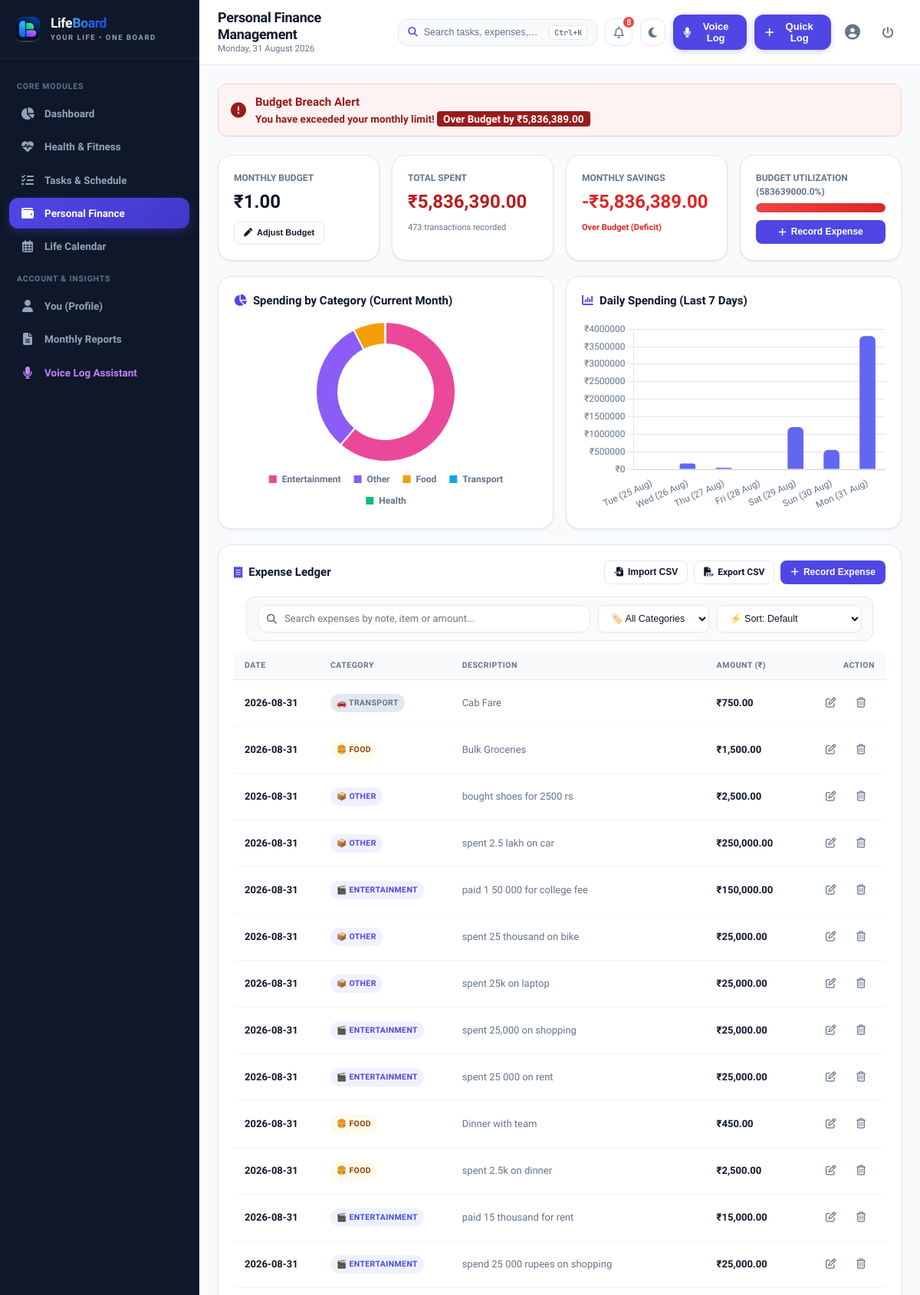
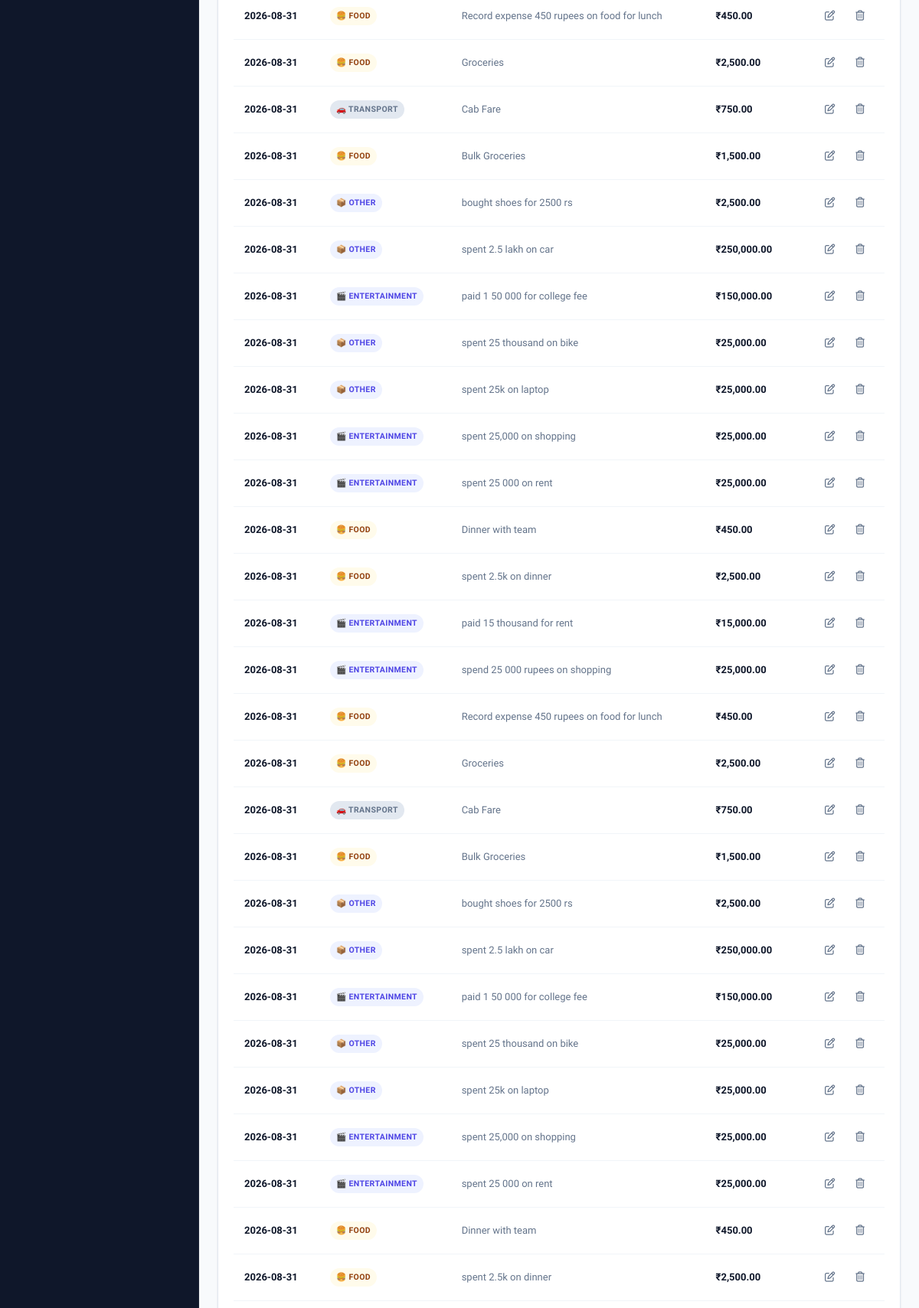
Page /finance (signed in, upper part) on the committed database (2 pictures, top to bottom).
### tables this page shows
CREATE TABLE budget (
        budget_id INTEGER PRIMARY KEY AUTOINCREMENT,
        user_id INTEGER NOT NULL,
        category VARCHAR(50) DEFAULT 'Overall',
        monthly_limit REAL NOT NULL CHECK (monthly_limit >= 0),
        month INTEGER NOT NULL CHECK (month BETWEEN 1 AND 12),
        year INTEGER NOT NULL,
        created_at DATETIME DEFAULT CURRENT_TIMESTAMP,
        UNIQUE(user_id, month, year, category),
        FOREIGN KEY (user_id) REFERENCES users(user_id) ON DELETE CASCADE
    );

CREATE TABLE expense_log (
        expense_id INTEGER PRIMARY KEY AUTOINCREMENT,
        user_id INTEGER NOT NULL,
        amount REAL NOT NULL CHECK (amount > 0),
        category VARCHAR(50) NOT NULL CHECK (category IN ('Food', 'Transport', 'Health', 'Entertainment', 'Other')),
        description TEXT,
        expense_date DATE NOT NULL,
        created_at DATETIME DEFAULT CURRENT_TIMESTAMP,
        FOREIGN KEY (user_id) REFERENCES users(user_id) ON DELETE CASCADE
    );

### app.py (the view)
@app.route('/finance')
@login_required
def finance():
    user_id = session['user_id']
    today = date.today()
    try:
        month = int(request.args.get('month', today.month))
        year = int(request.args.get('year', today.year))
    except ValueError:
        month = today.month
        year = today.year
    fin_summary = models.get_financial_summary(user_id, month, year)
    expenses = models.get_user_expenses(user_id, month, year, limit=100)
    category_chart = models.get_category_spending_chart_data(user_id, month, year)
    daily_chart = models.get_7day_spending_chart_data(user_id)
    return render_template('finance/index.html',
                           summary=fin_summary,
                           expenses=expenses,
                           category_chart=category_chart,
                           daily_chart=daily_chart,
                           categories=models.EXPENSE_CATEGORIES,
                           selected_month=month,
                           selected_year=year,
                           today_str=today.strftime('%Y-%m-%d'))

### templates/finance/index.html (shortened to what this page needs)
{% extends "base.html" %}
{% block page_title %}Personal Finance Management{% endblock %}
{% block content %}
{% if summary.is_over_budget %}
<div class="alert alert-danger" style="margin-bottom: 24px;">
  <div style="display: flex; align-items: center; gap: 12px;">
    <i class="fa-solid fa-circle-exclamation" style="font-size: 20px;"></i>
    <div>
      <div style="font-weight: 700; font-size: 15px;">Budget Breach Alert</div>
      <div>You have exceeded your monthly limit! <strong style="color: #ffffff; background: #991b1b; padding: 2px 8px; border-radius: 4px;">Over Budget by ₹{{ "{:,.2f}".format(summary.over_budget_amount) }}</strong></div>
    </div>
  </div>
</div>
{% endif %}
<div class="grid-4">
  <div class="card">
    <div style="font-size: 12px; font-weight: 700; color: var(--text-muted); text-transform: uppercase; margin-bottom: 4px;">Monthly Budget</div>
    <div style="font-size: 24px; font-weight: 800; color: var(--text-main);">₹{{ "{:,.2f}".format(summary.budget) }}</div>
    <button class="btn btn-secondary btn-sm" style="margin-top: 8px; font-size: 11px;" onclick="openModal('setBudgetModal')">
      <i class="fa-solid fa-pen"></i> Adjust Budget
    </button>
  </div>
  <div class="card">
    <div style="font-size: 12px; font-weight: 700; color: var(--text-muted); text-transform: uppercase; margin-bottom: 4px;">Total Spent</div>
    <div style="font-size: 24px; font-weight: 800; color: #b91c1c;">₹{{ "{:,.2f}".format(summary.spent) }}</div>
    <div style="font-size: 11px; color: var(--text-muted); margin-top: 8px;">{{ summary.expense_count }} transactions recorded</div>
  </div>
  <div class="card">
    <div style="font-size: 12px; font-weight: 700; color: var(--text-muted); text-transform: uppercase; margin-bottom: 4px;">Monthly Savings</div>
    {% if summary.is_over_budget %}
      <div style="font-size: 24px; font-weight: 800; color: #dc2626;">-₹{{ "{:,.2f}".format(summary.over_budget_amount) }}</div>
      <div style="font-size: 11px; color: #dc2626; font-weight: 600; margin-top: 8px;">Over Budget (Deficit)</div>
    {% else %}
      <div style="font-size: 24px; font-weight: 800; color: #15803d;">₹{{ "{:,.2f}".format(summary.savings) }}</div>
      <div style="font-size: 11px; color: #15803d; font-weight: 600; margin-top: 8px;">Savings Buffer Remaining</div>
    {% endif %}
  </div>
  <div class="card" style="display: flex; flex-direction: column; justify-content: center;">
    <div style="font-size: 12px; font-weight: 700; color: var(--text-muted); text-transform: uppercase; margin-bottom: 6px;">Budget Utilization ({{ summary.actual_percent }}%)</div>
    <div class="progress-bar-container" style="height: 12px;">
      <div class="progress-bar-fill {{ summary.progress_class }}" style="width: {{ summary.percent_spent }}%;"></div>
    </div>
    <button class="btn btn-primary btn-sm" style="margin-top: 10px;" onclick="openModal('logExpenseModal')">
      <i class="fa-solid fa-plus"></i> Record Expense
    </button>
  </div>
</div>
<div class="grid-2">
  <div class="card">
    <div class="card-header">
      <h3 class="card-title">
        <i class="fa-solid fa-chart-pie"></i>
        <span>Spending by Category (Current Month)</span>
      </h3>
    </div>
    <div style="height: 250px;">
      <canvas id="financeCategoryChart"></canvas>
    </div>
  </div>
  <div class="card">
    <div class="card-header">
      <h3 class="card-title">
        <i class="fa-solid fa-chart-column"></i>
        <span>Daily Spending (Last 7 Days)</span>
      </h3>
    </div>
    <div style="height: 250px;">
      <canvas id="financeDailyChart"></canvas>
    </div>
  </div>
</div>
<div class="card">
  <div class="card-header">
    <h3 class="card-title">
      <i class="fa-solid fa-receipt"></i>
      <span>Expense Ledger</span>
    </h3>
    <div style="display: flex; gap: 8px; flex-wrap: wrap;">
      <button class="btn btn-secondary btn-sm" onclick="openModal('importExpenseCsvModal')" title="Import Expenses from CSV">
        <i class="fa-solid fa-file-import"></i> Import CSV
      </button>
      <a href="{{ url_for('export_csv', module_name='finance') }}" class="btn btn-secondary btn-sm" title="Export Expenses to CSV">
        <i class="fa-solid fa-file-csv"></i> Export CSV
      </a>
      <button class="btn btn-primary btn-sm" onclick="openModal('logExpenseModal')">
        <i class="fa-solid fa-plus"></i> Record Expense
      </button>
    </div>
  </div>
  {% if expenses %}
  <div class="filter-toolbar" style="margin: 0 16px 14px 16px;">
    <div class="search-box">
      <input type="text" id="expenseSearchInput" class="form-control" placeholder="Search expenses by note, item or amount...">
    </div>
    <select id="expenseCategoryFilter" class="filter-select">
      <option value="all">🏷️ All Categories</option>
    </select>
    <select id="expenseSortSelect" class="sort-select">
      <option value="default">⚡ Sort: Default</option>
    </select>
  </div>
  <div class="table-responsive desktop-only-table">
    <table class="table-custom">
      <thead>
        <tr>
          <th>Date</th>
          <th>Category</th>
          <th>Description</th>
          <th>Amount (₹)</th>
          <th style="text-align: right;">Action</th>
        </tr>
      </thead>
      <tbody id="expenseTableBody">
        {% for exp in expenses %}
        <tr data-category="{{ exp.category }}" data-amount="{{ exp.amount }}" data-date="{{ exp.expense_date }}">
          <td style="font-weight: 600; white-space: nowrap;">{{ exp.expense_date }}</td>
          <td>
            <span class="badge {% if exp.category == 'Food' %}badge-warning{% elif exp.category == 'Transport' %}badge-secondary{% elif exp.category == 'Health' %}badge-success{% else %}badge-primary{% endif %}">
              {% if exp.category == 'Food' %}🍔 Food
              {% elif exp.category == 'Transport' %}🚗 Transport
              {% elif exp.category == 'Health' %}💊 Health
              {% elif exp.category == 'Entertainment' %}🎬 Entertainment
              {% else %}📦 Other
              {% endif %}
            </span>
          </td>
          <td style="color: var(--text-muted);">{{ exp.description or '—' }}</td>
          <td style="font-weight: 800; color: var(--text-main);">₹{{ "{:,.2f}".format(exp.amount) }}</td>
          <td style="text-align: right; white-space: nowrap;">
            <button type="button" class="btn-icon" title="Edit Expense" onclick="openEditExpenseModal({{ exp.expense_id }}, '{{ exp.amount }}', '{{ exp.category }}', '{{ (exp.description or '') | escape }}', '{{ exp.expense_date }}')">
              <i class="fa-regular fa-pen-to-square"></i>
            </button>
            <form action="{{ url_for('delete_expense_route', expense_id=exp.expense_id) }}" method="POST" style="display: inline;" data-confirm="Delete this expense record?">
              <button type="submit" class="btn-icon danger" title="Delete Expense">
                <i class="fa-regular fa-trash-can"></i>
              </button>
            </form>
          </td>
        </tr>
        {% endfor %}
      </tbody>
    </table>
  </div>
  {% else %}
  <div style="text-align: center; padding: 36px; color: var(--text-muted);">
    <i class="fa-solid fa-wallet" style="font-size: 32px; color: var(--primary); margin-bottom: 8px;"></i>
    <p>No expenses logged for this month. Track all your daily expenditures effortlessly!</p>
  </div>
  {% endif %}
</div>
{% endblock %}
{% block scripts %}
<script>
  const pieCategories = {{ category_chart.categories | tojson }};
  const pieAmounts = {{ category_chart.amounts | tojson }};
  initFinancePieChart('financeCategoryChart', pieCategories, pieAmounts);
  const dailyLabels = {{ daily_chart.labels | tojson }};
  const dailyAmounts = {{ daily_chart.amounts | tojson }};
  initDailySpendingChart('financeDailyChart', dailyLabels, dailyAmounts);
  document.addEventListener('DOMContentLoaded', function() {
    applyLiveFilter({
      searchInputId: 'expenseSearchInput',
      filterSelectId: 'expenseCategoryFilter',
      sortSelectId: 'expenseSortSelect',
      tableBodyId: 'expenseTableBody',
      cardListClass: '#expenseCardList'
    });
  });
</script>
{% endblock %}

### templates/base.html (shortened to what this page needs)
<!DOCTYPE html>
<html lang="en">
<head>
  <link rel="stylesheet" href="https://cdnjs.cloudflare.com/ajax/libs/font-awesome/6.5.1/css/all.min.css">
  <link rel="stylesheet" href="{{ url_for('static', filename='css/style.css') }}">
  <link rel="stylesheet" href="{{ url_for('static', filename='css/responsive.css') }}">
</head>
<body>
  <div class="app-container">
    {% if session.get('user_id') %}
    <aside class="sidebar" id="sidebar">
      <div class="sidebar-header">
        <a href="{{ url_for('dashboard') }}" style="display: flex; align-items: center; gap: 12px; text-decoration: none; color: inherit; flex: 1; min-width: 0;" title="LifeBoard Dashboard">
          <img src="{{ url_for('static', filename='img/logo-icon.png') }}" alt="LifeBoard" style="width: 36px; height: 36px; border-radius: 9px; object-fit: contain; flex-shrink: 0;">
          <div style="flex: 1; min-width: 0;">
            <div class="brand-name"><span class="brand-text-life">Life</span><span class="brand-text-board">Board</span></div>
            <div class="brand-sub">YOUR LIFE &bull; ONE BOARD</div>
          </div>
        </a>
      </div>
      <div class="sidebar-nav">
        <div class="nav-section-title">Core Modules</div>
        <a href="{{ url_for('dashboard') }}" class="nav-item {% if request.path == '/dashboard' %}active{% endif %}">
          <i class="fa-solid fa-chart-pie"></i>
          <span>Dashboard</span>
        </a>
        <a href="{{ url_for('health') }}" class="nav-item {% if request.path.startswith('/health') %}active{% endif %}">
          <i class="fa-solid fa-heart-pulse"></i>
          <span>Health & Fitness</span>
        </a>
        <a href="{{ url_for('tasks') }}" class="nav-item {% if request.path.startswith('/tasks') %}active{% endif %}">
          <i class="fa-solid fa-list-check"></i>
          <span>Tasks & Schedule</span>
        </a>
        <a href="{{ url_for('finance') }}" class="nav-item {% if request.path.startswith('/finance') %}active{% endif %}">
          <i class="fa-solid fa-wallet"></i>
          <span>Personal Finance</span>
        </a>
        <a href="{{ url_for('calendar_view') }}" class="nav-item {% if request.path.startswith('/calendar') %}active{% endif %}">
          <i class="fa-regular fa-calendar-days"></i>
          <span>Life Calendar</span>
        </a>
        <div class="nav-section-title">Account & Insights</div>
        <a href="{{ url_for('profile') }}" class="nav-item {% if request.path == '/profile' %}active{% endif %}">
          <i class="fa-solid fa-user"></i>
          <span>You (Profile)</span>
        </a>
        <a href="{{ url_for('reports') }}" class="nav-item {% if request.path == '/reports' %}active{% endif %}">
          <i class="fa-solid fa-file-lines"></i>
          <span>Monthly Reports</span>
        </a>
        <a href="javascript:void(0)" onclick="startVoiceAssistant()" class="nav-item" style="color: #c084fc;" title="Voice Command Assistant (V)">
          <i class="fa-solid fa-microphone" style="color: #c084fc;"></i>
          <span>Voice Log Assistant</span>
        </a>
      </div>
    </aside>
    {% endif %}
    <div class="main-wrapper" style="{% if not session.get('user_id') %}margin-left: 0;{% endif %}">
      {% if session.get('user_id') %}
      <header class="top-header">
        <div class="header-left">
          <div class="page-title-group">
            <h1>{% block page_title %}Dashboard{% endblock %}</h1>
            <div class="page-subtitle">{{ today_date }}</div>
          </div>
        </div>
        <div class="header-right">
          <button class="spotlight-search-trigger" onclick="openCommandPalette()" title="Spotlight Omnisearch (Ctrl+K)">
            <div class="spotlight-search-left">
              <i class="fa-solid fa-magnifying-glass" style="color: var(--primary);"></i>
              <span class="spotlight-search-text">Search tasks, expenses, workouts...</span>
            </div>
            <span class="cmd-kbd">Ctrl+K</span>
          </button>
          <div style="position: relative;">
            <button class="theme-toggle-btn" id="notificationBtn" onclick="toggleNotificationDropdown()" title="Notifications">
              <i class="fa-regular fa-bell"></i>
              {% if unread_notifications_count > 0 %}
                <span class="notification-badge" id="notifBellBadge">{{ unread_notifications_count }}</span>
              {% endif %}
            </button>
          </div>
          <button class="theme-toggle-btn" onclick="toggleTheme()" title="Toggle Dark/Light Mode" aria-label="Toggle Theme">
            <i class="fa-solid fa-moon theme-toggle-icon" id="themeToggleIcon"></i>
          </button>
          <button class="btn-voice-header desktop-only-btn" onclick="startVoiceAssistant()" title="Voice AI Assistant (Press 'V')">
            <i class="fa-solid fa-microphone"></i>
            <span>Voice Log</span>
          </button>
          <button class="btn-quick-add" onclick="openModal('quickActionModal')" title="Quick Create Action">
            <i class="fa-solid fa-plus"></i>
            <span>Quick Log</span>
          </button>
          <a href="{{ url_for('profile') }}" class="btn-icon desktop-only-btn" title="My Profile (You)">
            <i class="fa-solid fa-circle-user" style="font-size: 20px;"></i>
          </a>
          <a href="{{ url_for('logout') }}" class="btn-icon danger desktop-only-btn" title="Sign out">
            <i class="fa-solid fa-power-off"></i>
          </a>
        </div>
      </header>
      {% endif %}
      <main class="page-content">
        {% block content %}{% endblock %}
      </main>
    </div>
  </div>
  {% block scripts %}{% endblock %}
</body>
</html>

### rows in the picture
budget: budget "1.00"
expense_log: expense_date "2026-08-31", category "🚗 TRANSPORT", description "Cab Fare", amount "750.00"
expense_log: expense_date "2026-08-31", category "🍔 FOOD", description "Bulk Groceries", amount "1,500.00"
expense_log: expense_date "2026-08-31", category "📦 OTHER", description "bought shoes for 2500 rs", amount "2,500.00"
expense_log: expense_date "2026-08-31", category "📦 OTHER", description "spent 2.5 lakh on car", amount "250,000.00"
expense_log: expense_date "2026-08-31", category "🎬 ENTERTAINMENT", description "paid 1 50 000 for college fee", amount "150,000.00"
expense_log: expense_date "2026-08-31", category "📦 OTHER", description "spent 25 thousand on bike", amount "25,000.00"
expense_log: expense_date "2026-08-31", category "📦 OTHER", description "spent 25k on laptop", amount "25,000.00"
expense_log: expense_date "2026-08-31", category "🎬 ENTERTAINMENT", description "spent 25,000 on shopping", amount "25,000.00"
expense_log: expense_date "2026-08-31", category "🎬 ENTERTAINMENT", description "spent 25 000 on rent", amount "25,000.00"
expense_log: expense_date "2026-08-31", category "🍔 FOOD", description "Dinner with team", amount "450.00"
expense_log: expense_date "2026-08-31", category "🍔 FOOD", description "spent 2.5k on dinner", amount "2,500.00"
expense_log: expense_date "2026-08-31", category "🎬 ENTERTAINMENT", description "paid 15 thousand for rent", amount "15,000.00"
expense_log: expense_date "2026-08-31", category "🎬 ENTERTAINMENT", description "spend 25 000 rupees on shopping", amount "25,000.00"
expense_log: expense_date "2026-08-31", category "🍔 FOOD", description "Record expense 450 rupees on food for lunch", amount "450.00"
expense_log: expense_date "2026-08-31", category "🍔 FOOD", description "Groceries", amount "2,500.00"
expense_log: expense_date "2026-08-31", category "🚗 TRANSPORT", description "Cab Fare", amount "750.00"
expense_log: expense_date "2026-08-31", category "🍔 FOOD", description "Bulk Groceries", amount "1,500.00"
expense_log: expense_date "2026-08-31", category "📦 OTHER", description "bought shoes for 2500 rs", amount "2,500.00"
expense_log: expense_date "2026-08-31", category "📦 OTHER", description "spent 2.5 lakh on car", amount "250,000.00"
expense_log: expense_date "2026-08-31", category "🎬 ENTERTAINMENT", description "paid 1 50 000 for college fee", amount "150,000.00"
expense_log: expense_date "2026-08-31", category "📦 OTHER", description "spent 25 thousand on bike", amount "25,000.00"
expense_log: expense_date "2026-08-31", category "📦 OTHER", description "spent 25k on laptop", amount "25,000.00"
expense_log: expense_date "2026-08-31", category "🎬 ENTERTAINMENT", description "spent 25,000 on shopping", amount "25,000.00"
expense_log: expense_date "2026-08-31", category "🎬 ENTERTAINMENT", description "spent 25 000 on rent", amount "25,000.00"
expense_log: expense_date "2026-08-31", category "🍔 FOOD", description "Dinner with team", amount "450.00"
expense_log: expense_date "2026-08-31", category "🍔 FOOD", description "spent 2.5k on dinner", amount "2,500.00"
expense_log: expense_date "2026-08-31", category "🎬 ENTERTAINMENT", description "paid 15 thousand for rent", amount "15,000.00"
expense_log: expense_date "2026-08-31", category "🎬 ENTERTAINMENT", description "spend 25 000 rupees on shopping", amount "25,000.00"
expense_log: expense_date "2026-08-31", category "🍔 FOOD", description "Record expense 450 rupees on food for lunch", amount "450.00"
expense_log: expense_date "2026-08-31", category "🍔 FOOD", description "Groceries", amount "2,500.00"
expense_log: expense_date "2026-08-31", category "🚗 TRANSPORT", description "Cab Fare", amount "750.00"
expense_log: expense_date "2026-08-31", category "🍔 FOOD", description "Bulk Groceries", amount "1,500.00"
expense_log: expense_date "2026-08-31", category "📦 OTHER", description "bought shoes for 2500 rs", amount "2,500.00"
expense_log: expense_date "2026-08-31", category "📦 OTHER", description "spent 2.5 lakh on car", amount "250,000.00"
expense_log: expense_date "2026-08-31", category "🎬 ENTERTAINMENT", description "paid 1 50 000 for college fee", amount "150,000.00"
expense_log: expense_date "2026-08-31", category "📦 OTHER", description "spent 25 thousand on bike", amount "25,000.00"
expense_log: expense_date "2026-08-31", category "📦 OTHER", description "spent 25k on laptop", amount "25,000.00"
expense_log: expense_date "2026-08-31", category "🎬 ENTERTAINMENT", description "spent 25,000 on shopping", amount "25,000.00"
expense_log: expense_date "2026-08-31", category "🎬 ENTERTAINMENT", description "spent 25 000 on rent", amount "25,000.00"
expense_log: expense_date "2026-08-31", category "🍔 FOOD", description "Dinner with team", amount "450.00"
expense_log: expense_date "2026-08-31", category "🍔 FOOD", description "spent 2.5k on dinner", amount "2,500.00"

### other values in the picture
{{ unread_notifications_count }} "8"
{{ "{:,.2f}".format(summary.over_budget_amount) }} "5,836,389.00"
{{ "{:,.2f}".format(summary.spent) }} "5,836,390.00"
{{ summary.expense_count }} "473"
{{ summary.actual_percent }} "583639000.0"
chart data {{ category_chart.categories | tojson }} ["Entertainment", "Other", "Food", "Transport", "Health"]
chart data {{ category_chart.amounts | tojson }} [3570650.0, 1823354.0, 435386.0, 4600.0, 2400.0]
chart data {{ daily_chart.amounts | tojson }} [8600.0, 163750.0, 45900.0, 0.0, 1205636.0, 550800.0, 3803550.0]
